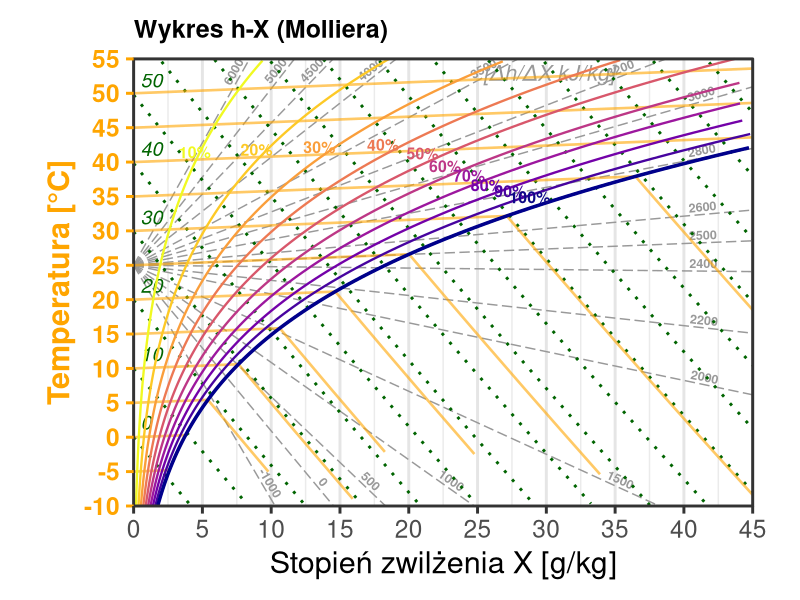
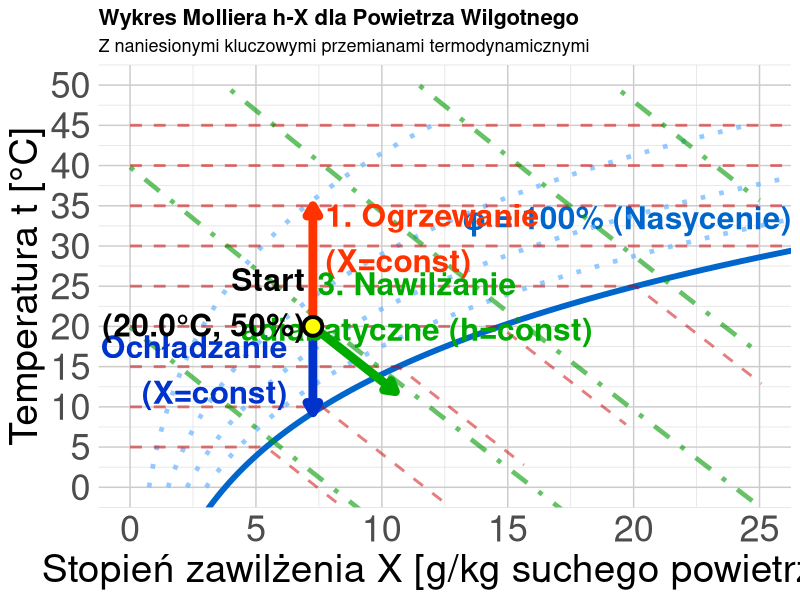
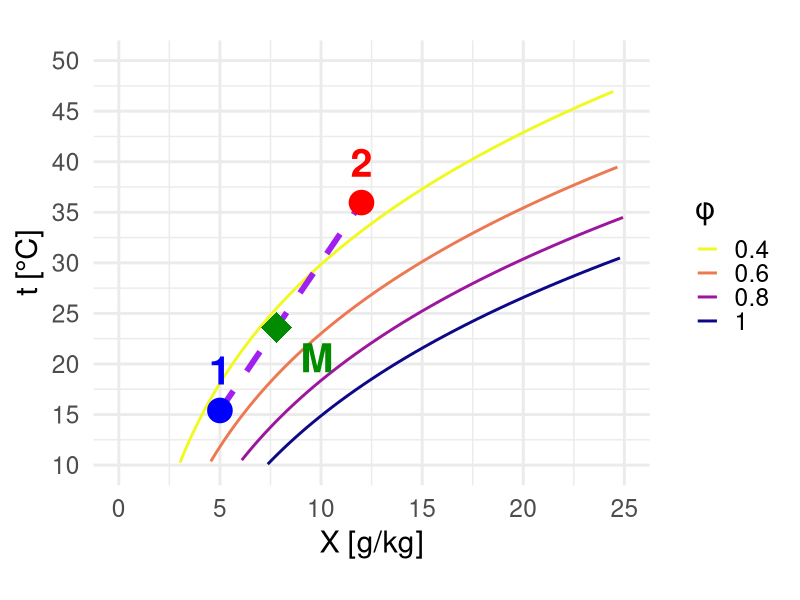
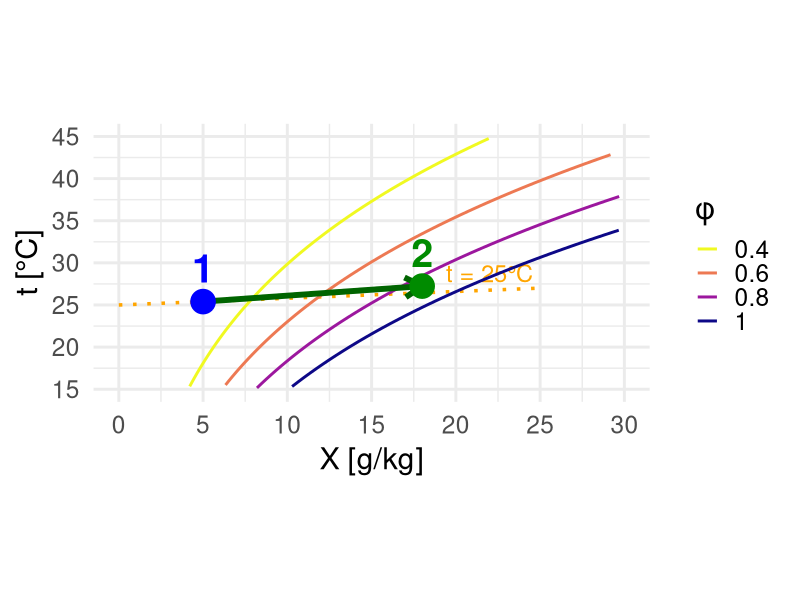
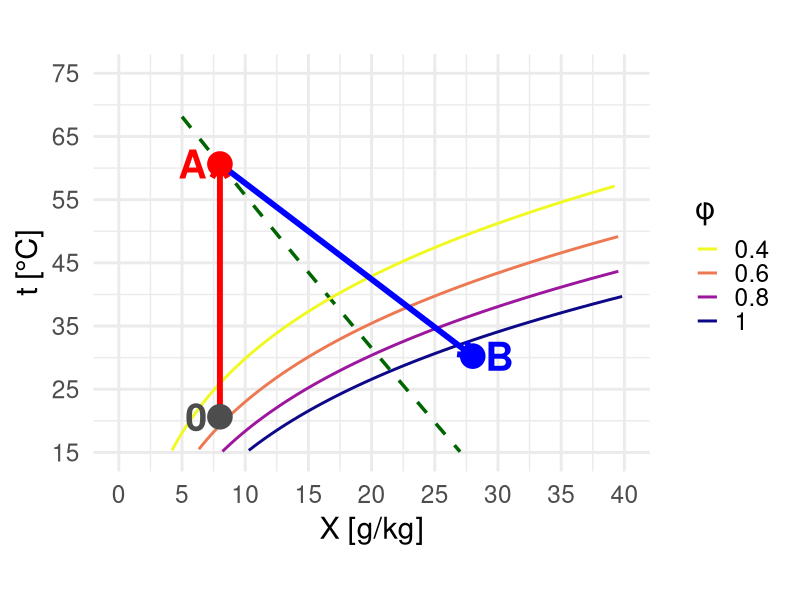
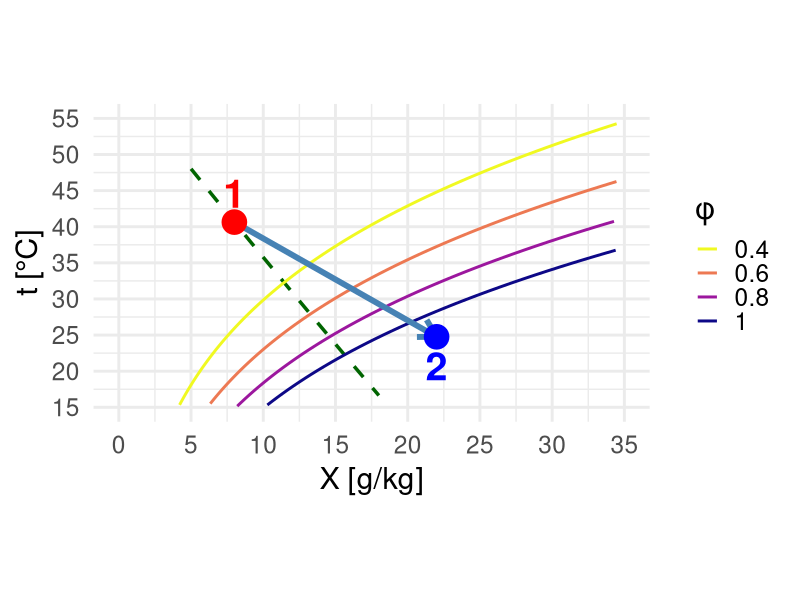

These charts were generated, in order, by the following R code:
## ---- chunk 1
#| echo: false
#| warning: false
#| message: false
library(ggplot2)
theme_set(theme_minimal(base_size = 18))
## ---- chunk 2
#| label: ix-diagram-all
#| echo: false
#| fig-align: center
#| fig-width: 14        # Duża szerokość "źródłowa" (w calach)
#| fig-height: 8        # Duża wysokość "źródłowa"
#| out-width: "100%"    # Rozciągnij do granic kontenera

library(ggplot2)
library(dplyr)

# --- 1. KONFIGURACJA I STAŁE ---
CONSTANTS <- list(
    p_atm = 1013.25,
    cp_dry = 1.005,
    cp_vap = 1.86,
    r_0 = 2501.0
)

# --- 2. FUNKCJE FIZYCZNE ---
get_psat <- function(t) {
    6.112 * exp((17.62 * t) / (243.12 + t))
}

get_x_from_rh <- function(t, rh, p = CONSTANTS$p_atm) {
    ps <- get_psat(t)
    pv <- rh * ps
    if (any(pv >= p)) {
        return(NA)
    }
    0.622 * pv / (p - pv)
}

get_t_from_h_x <- function(h, x_kg) {
    (h - x_kg * CONSTANTS$r_0) / (CONSTANTS$cp_dry + x_kg * CONSTANTS$cp_vap)
}

# --- 3. PRZYGOTOWANIE DANYCH ---
generate_mollier_data <- function() {
    x_max_g <- 45
    t_min <- -10
    t_max <- 55 # Górna granica wykresu

    # Stała transformacji wizualnej (wznios izoterm)
    vis_slope_val <- 0.08

    # Funkcja pomocnicza do transformacji
    transform_t <- function(t, x_g) {
        t + vis_slope_val * x_g
    }

    # A. Krzywe wilgotności (RH)
    t_seq <- seq(t_min, t_max, by = 0.5)
    # Zwiększamy zakres t_seq, bo przy transformacji t maleje w dół? Nie, t rośnie.
    # Musimy uważać na zakresy

    rh_levels <- c(0.1, 0.2, 0.3, 0.4, 0.5, 0.6, 0.7, 0.8, 0.9, 1.0)

    df_rh <- expand.grid(t = t_seq, rh = rh_levels) %>%
        mutate(
            x_kg = get_x_from_rh(t, rh),
            x_g = x_kg * 1000,
            # Aplikujemy transformację wizualną do t
            t_vis = transform_t(t, x_g)
        ) %>%
        filter(!is.na(x_kg), x_g <= x_max_g) %>%
        # Nadpisujemy t, żeby ggplot używał t_vis, ale zachowujemy t_real
        mutate(t_real = t, t = t_vis) # Teraz t to t_vis

    # B. Linie Entalpii (Izentalpy)
    h_levels <- seq(0, 160, by = 10)
    x_seq_h <- seq(0, x_max_g, length.out = 200)

    df_h <- expand.grid(h_val = h_levels, x_g = x_seq_h) %>%
        mutate(
            x_kg = x_g / 1000,
            t_phys = get_t_from_h_x(h_val, x_kg),
            t = transform_t(t_phys, x_g) # t wizualne
        ) %>%
        filter(t >= t_min, t <= t_max + 10) # Szerszy zakres filtra

    # C. Przygotowanie etykiet entalpii
    h_labels <- df_h %>%
        group_by(h_val) %>%
        filter(x_g == max(x_g) | t == max(t)) %>%
        slice(1) %>%
        mutate(
            label_pos = ifelse(t >= t_max - 1, "top", "right")
        )

    # D. Izotermy (z załamaniem w punkcie nasycenia)
    t_iso_levels <- seq(-10, 55, by = 5)
    df_iso_list <- lapply(t_iso_levels, function(temp) {
        # 1. Punkt nasycenia
        x_sat_kg <- get_x_from_rh(temp, 1.0)
        # Jeśli NA (poza wykresem), to cała linia jest w obszarze pary przegrzanej lub mgły (teoretycznie)
        if (is.na(x_sat_kg)) x_sat_kg <- 100 # Duża wartość
        x_sat_g <- x_sat_kg * 1000

        # Segment 1: Przegrzana (lekko wznosząca się - cecha wykresu ukośnokątnego)
        s1_x_max <- min(x_sat_g, x_max_g)
        x_vals_s1 <- seq(0, s1_x_max, length.out = 10)

        # Tutaj t = temp + slope * x (transformacja)
        seg1 <- data.frame(
            x_g = x_vals_s1,
            t = transform_t(temp, x_vals_s1),
            group = paste0("t", temp, "_dry")
        )

        # Jeśli saturacja jest poza wykresem, zwracamy tylko segment 1
        if (x_sat_g >= x_max_g) {
            return(seg1)
        }

        # Segment 2: Mgła (spadek wzdłuż izentalpy)
        # Punkt Nasycenia (fizyczny) -> t = temp, x = x_sat_g
        # Punkt Nasycenia (wizualny) -> t_vis = temp + slope * x_sat_g
        # To jest ZAPEWNIONE przez transform_t(temp, x_vals_s1) na końcu s1.

        # Fizyczna entalpia w punkcie nasycenia
        h_sat <- CONSTANTS$cp_dry * temp + x_sat_kg * (CONSTANTS$r_0 + CONSTANTS$cp_vap * temp)

        # Zakres x we mgle
        x_fog_g <- seq(x_sat_g, x_max_g, length.out = 10)
        x_fog_kg <- x_fog_g / 1000

        # Fizyczna temperatura we mgle (dla h_vis = const)
        t_fog_phys <- (h_sat - x_fog_kg * CONSTANTS$r_0) / (CONSTANTS$cp_dry + x_fog_kg * CONSTANTS$cp_vap)

        # Wizualna temperatura we mgle (transformowana!)
        t_fog_vis <- transform_t(t_fog_phys, x_fog_g)

        seg2 <- data.frame(
            x_g = x_fog_g,
            t = t_fog_vis,
            group = paste0("t", temp, "_fog")
        )

        rbind(seg1, seg2)
    })
    df_iso <- do.call(rbind, df_iso_list)

    # E. Pęk Linii (Wykres tła - skala h_w) - "Biegun" w (0, 25 st. C)
    # Epsilon = (dh/dx) ~ cp * dt/dx + r0
    # Slope dt/dx_kg = (Epsilon - r0) / cp

    pole_x <- 0
    pole_y <- 25 # Przesunięty biegun

    # Lista wartości ze skrajnymi zakresami
    eps_values <- sort(unique(c(
        -1000, # Chłodzenie z osuszaniem
        seq(0, 1500, 500),
        seq(2000, 3200, 200),
        2500,
        seq(3500, 5000, 500),
        6000 # Czyste ogrzewanie
    )))

    fan_list <- lapply(eps_values, function(eps) {
        # Nachylenie fizyczne
        slope_phys_kg <- (eps - CONSTANTS$r_0) / CONSTANTS$cp_dry
        
        # Nachylenie wizualne (uwzględnia skrzywienie wykresu)
        # slope_vis = slope_phys + vis_slope
        # vis_slope_val jest w [deg/g], wiec *1000 aby miec [deg/kg]
        slope_vis_kg <- slope_phys_kg + vis_slope_val * 1000
        
        # Równanie linii wizualnej: y_vis = pole_y + slope_vis_kg * x_kg
        # gdzie x_kg in [0, 0.045], y_vis in [-10, 55]
        
        x1 <- 0; y1 <- 0; side <- "none"
        
        # 1. Sprawdzamy prawą ścianę (x_max)
        x_right_kg <- x_max_g / 1000
        y_at_right <- pole_y + slope_vis_kg * x_right_kg
        
        if (y_at_right <= t_max && y_at_right >= t_min) {
            # Trafia w prawą krawędź wizualną
            x1 <- x_max_g
            y1 <- y_at_right
            side <- "right"
        } else {
            # 2. Trafia w górę lub dół
            if (slope_vis_kg > 0) {
                 # Góra (y_vis = 55)
                 x_top_kg <- (t_max - pole_y) / slope_vis_kg
                 x1 <- x_top_kg * 1000
                 y1 <- t_max
                 side <- "top"
            } else {
                 # Dół (y_vis = -10)
                 x_bot_kg <- (t_min - pole_y) / slope_vis_kg
                 x1 <- x_bot_kg * 1000
                 y1 <- t_min
                 side <- "bottom"
            }
        }
        
        # Zabezpieczenie zakresów
        if (x1 > x_max_g) x1 <- x_max_g 
        if (x1 < 0) x1 <- 0
        
        # Kąt rotacji (bazujemy na wizualnym nachyleniu)
        # Vis slope na wykresie (jednostki osi: 1 st C / 1 g)
        # slope_vis_kg to [deg/kg]. slope_vis_g = slope_vis_kg / 1000
        vis_slope_plot <- slope_vis_kg / 1000
        
        # Uwzględniamy coord_fixed(ratio = 0.5)
        angle <- atan(0.5 * vis_slope_plot) * 180 / pi
        
        # Pozycjonowanie etykiety
        factor <- 0.92
        lab_x <- pole_x + (x1 - pole_x) * factor
        lab_y <- pole_y + (y1 - pole_y) * factor
        
        data.frame(x0=pole_x, y0=pole_y, x1=x1, y1=y1, eps=eps, side=side, lab_x=lab_x, lab_y=lab_y, angle=angle)
    })
    df_fan <- do.call(rbind, fan_list)

    list(rh = df_rh, h_lines = df_h, h_labels = h_labels, isotherms = df_iso, fan = df_fan)
}

data <- generate_mollier_data()

# --- 4. RYSOWANIE ---

p <- ggplot() +

    # 0. TŁO - PĘK LINII (Skala Randa) dla epsilon
    geom_segment(
        data = data$fan,
        aes(x = x0, y = y0, xend = x1, yend = y1),
        color = "gray60", size = 0.5, linetype = "longdash"
    ) +
    geom_text(
        data = data$fan,
        aes(x = lab_x, y = lab_y, label = eps, angle = angle),
        hjust = 0.5, vjust = -0.3,
        size = 3.2, color = "gray60", fontface = "bold"
    ) +
    # Opis jednostki skali Randa
    annotate("text", x = 35, y = 53, label = "[\u0394h/\u0394X kJ/kg]", color = "gray60", size = 5.5, fontface = "italic", hjust = 1) +

    # 1. LINIE ENTALPII
    geom_line(
        data = data$h_lines, aes(x = x_g, y = t, group = h_val),
        color = "darkgreen", size = 1, linetype = "dotted"
    ) +

    # Etykiety Entalpii (Inteligentne pozycjonowanie)
    geom_text(
        data = data$h_labels,
        aes(x = x_g, y = t, label = h_val, hjust = ifelse(label_pos == "top", 0.5, 0)),
        vjust = -0.5,
        nudge_x = 0.5,
        size = 5, color = "darkgreen", fontface = "italic"
    ) +

    # 2. IZOTERMY (Custom Grid)
    geom_line(
        data = data$isotherms,
        aes(x = x_g, y = t, group = group),
        color = "orange", size = 0.9, linetype = "solid", alpha = 0.6
    ) +

    # 3. KRZYWE WILGOTNOŚCI
    geom_line(
        data = data$rh, aes(x = x_g, y = t, group = rh, color = factor(rh)),
        size = 0.8
    ) +
    geom_line(
        data = data$rh %>% filter(rh == 1.0),
        aes(x = x_g, y = t), color = "darkblue", size = 1.2
    ) +

    # Etykiety RH (ZMNIEJSZONE do 4, Kolor dopasowany do linii)
    geom_text(
        data = data$rh %>% filter(t > 25) %>% group_by(rh) %>% slice(round(n() / 2)),
        aes(x = x_g, y = t, label = paste0(rh * 100, "%"), color = factor(rh)),
        size = 4, fontface = "bold", vjust = -0.4,
        show.legend = FALSE
    ) +
    # 4. STYL I KOLORY
    scale_color_viridis_d(option = "C", direction = -1) +
    scale_x_continuous(expand = c(0, 0), limits = c(0, 45), breaks = seq(0, 45, 5)) +
    scale_y_continuous(expand = c(0, 0), limits = c(-10, 55), breaks = seq(-10, 55, 5)) +
    labs(
        title = "Wykres h-X (Molliera)",
        subtitle = NULL, # Usunąłem podtytuł, by zyskać miejsce
        x = "Stopień zwilżenia X [g/kg]",
        y = "Temperatura [°C]"
    ) +
    theme_bw(base_size = 22) + # Duża czcionka bazowa

    theme(
        # Marginesy: Góra, Prawa, Dół, Lewa (Zmniejszone, bo etykiety są wewnątrz)
        plot.margin = margin(t = 0.5, r = 0.5, b = 0.5, l = 0.5, "cm"),

        # Izotermy (Custom) i Oś Y (Pomarańczowe)
        panel.grid.major.y = element_blank(), # Wyłączamy standardową siatkę Y, bo mamy własne izotermy
        panel.grid.minor.y = element_blank(),
        panel.grid.major.x = element_line(color = "gray90"),
        axis.text.y = element_text(color = "orange", face = "bold"),
        axis.title.y = element_text(color = "orange", face = "bold"),
        axis.ticks.y = element_line(color = "orange"),

        # Tytuł
        plot.title = element_text(size = 18, face = "bold"),
        legend.position = "none"
    ) +

    # Clip = "off" pozwala pisać po marginesach
    coord_fixed(ratio = 0.5, clip = "off")

print(p)
## ---- chunk 3
#| label: ix-diagram-advanced
#| echo: false
#| fig-align: center
#| fig-width: 14        # Duża szerokość "źródłowa" (w calach)
#| fig-height: 8        # Duża wysokość "źródłowa"
#| out-width: "100%"    # Rozciągnij do granic kontenera

library(ggplot2)

# ===== FUNKCJE POMOCNICZE (fizyka powietrza wilgotnego) =====

# Ciśnienie nasycenia pary wodnej (Magnus formula)
p_sat <- function(t) {
    # t w °C, wynik w kPa
    0.61121 * exp((18.678 - t / 234.5) * (t / (257.14 + t)))
}

# Stopień zawilżenia dla danej temp i wilgotności względnej
x_calc <- function(t, phi, p_atm = 101.325) {
    # phi w %, p_atm w kPa
    p_p <- (phi / 100) * p_sat(t)
    622 * p_p / (p_atm - p_p) # g/kg
}

# Entalpia właściwa [kJ/kg] (h = cp*t + x*(r0 + cpv*t))
h_calc <- function(t, x) {
    1.005 * t + (x / 1000) * (2501 + 1.86 * t)
}

# ===== GENEROWANIE SIATKI WYKRESU =====

# Krzywa nasycenia (phi = 100%)
t_range <- seq(-5, 50, 0.5)
x_sat <- sapply(t_range, function(t) x_calc(t, 100))
df_sat <- data.frame(t = t_range, x = x_sat)
df_sat <- df_sat[df_sat$x < 30, ]

# Linie stałej wilgotności względnej (phi = const)
phi_levels <- c(20, 40, 60, 80)
df_phi <- do.call(rbind, lapply(phi_levels, function(phi) {
    t_vals <- seq(0, 45, 1)
    x_vals <- sapply(t_vals, function(t) x_calc(t, phi))
    data.frame(t = t_vals, x = x_vals, phi = phi)
}))
df_phi <- df_phi[df_phi$x < 30 & df_phi$x > 0, ]

# Izotermy (t = const) - z załamaniem na linii saturacji
temp_levels <- seq(5, 45, 5)
df_iso_t <- do.call(rbind, lapply(temp_levels, function(temp) {
    # Punkt saturacji dla danej temperatury
    x_sat <- x_calc(temp, 100)

    # Segment 1: Obszar pary przegrzanej (poziomy, od x=0 do x_sat)
    segment1 <- data.frame(
        t = temp,
        x = seq(0, x_sat, length.out = 30),
        temp_label = temp,
        segment = "przegrzana"
    )

    # Segment 2: Obszar mgły (izotermy równoległe do izentalp)
    # W obszarze mgły na wykresie h-X izotermy biegną niemal równolegle do izentalp.
    # Obliczamy "entalpię nasycenia" w punkcie załamania, używając tych samych współczynników co przy rysowaniu izentalp.
    h_sat_approx <- 1.005 * temp + x_sat * (2.5 + 0.00186 * temp)

    x_max_fog <- min(x_sat + 5, 30) # Zasięg we mgle
    x_fog <- seq(x_sat, x_max_fog, length.out = 20)

    # Wyznaczamy przebieg temperatury dla stałej entalpii (pseudo-izoterma we mgle)
    t_fog <- (h_sat_approx - 2.5 * x_fog) / (1.005 + 0.00186 * x_fog)

    segment2 <- data.frame(
        t = t_fog,
        x = x_fog,
        temp_label = temp,
        segment = "mgla"
    )

    rbind(segment1, segment2)
}))

# Izentalpy (h = const)
h_levels <- seq(20, 100, 20)
df_isenth <- do.call(rbind, lapply(h_levels, function(h_val) {
    # Dla danej entalpii h, mamy: t = (h - 2.5*x) / (1 + 0.00186*x) (przybliżenie)
    x_vals <- seq(0, 25, 0.5)
    t_vals <- (h_val - 2.5 * x_vals) / (1.005 + 0.00186 * x_vals)
    df_temp <- data.frame(t = t_vals, x = x_vals, h = h_val)
    # Ogranicz do obszaru fizycznego
    df_temp <- df_temp[df_temp$t >= -10 & df_temp$t <= 50 & df_temp$x >= 0 & df_temp$x <= 25, ]
    df_temp
}))

# ===== PRZEMIANY CHARAKTERYSTYCZNE =====

# Punkt początkowy: t0=20°C, phi0=50%
t0 <- 20
phi0 <- 50
x0 <- x_calc(t0, phi0)
h0 <- h_calc(t0, x0)

# 1. OGRZEWANIE (X=const, w górę)
t1_heat <- 35 # Ogrzanie do 35°C
x1_heat <- x0 # X stałe!
h1_heat <- h_calc(t1_heat, x1_heat)
heating <- data.frame(
    t = seq(t0, t1_heat, length.out = 20),
    x = x0
)

# 2. OCHŁADZANIE (X=const, w dół do punktu rosy)
# Punkt rosy: temp przy której phi=100% dla danego X
t_dew <- uniroot(function(t) x_calc(t, 100) - x0, interval = c(-10, t0))$root
cooling <- data.frame(
    t = seq(t0, t_dew, length.out = 20),
    x = x0
)

# 3. NAWILŻANIE ADIABATYCZNE (h=const, ukośnie w dół-prawo)
# Dla h=const: nawilżamy wodą, temp spada, x rośnie
x_humid_max <- min(x0 + 6, x_calc(15, 99)) # Kończymy przy niższej temp
df_humid_temp <- data.frame(x = seq(x0, x_humid_max, length.out = 30))
df_humid_temp$t <- (h0 - 2.5 * df_humid_temp$x) / (1.005 + 0.00186 * df_humid_temp$x)
humidification <- df_humid_temp[df_humid_temp$t >= 10, ]

# ===== WYKRES =====
ggplot() +
    # Krzywa nasycenia
    geom_line(data = df_sat, aes(x = x, y = t), color = "#0066cc", linewidth = 2) +
    annotate("text",
        x = max(df_sat$x) - 10, y = max(df_sat$t) + 2,
        label = "φ = 100% (Nasycenie)", color = "#0066cc", fontface = "bold", size = 8
    ) +

    # Linie stałej wilgotności względnej
    geom_line(
        data = df_phi, aes(x = x, y = t, group = phi),
        color = "#66b3ff", linetype = "dotted", linewidth = 1.6, alpha = 0.7
    ) +

    # Izotermy
    geom_line(
        data = df_iso_t, aes(x = x, y = t, group = temp_label),
        color = "#cc0000", linetype = "dashed", linewidth = 1.0, alpha = 0.5
    ) +

    # Izentalpy
    geom_line(
        data = df_isenth, aes(x = x, y = t, group = h),
        color = "#009900", linetype = "dotdash", linewidth = 1.6, alpha = 0.6
    ) +

    # === PRZEMIANY ===

    # Ogrzewanie (czerwona strzałka w górę)
    geom_path(
        data = heating, aes(x = x, y = t),
        color = "#ff3300", linewidth = 3, arrow = arrow(length = unit(0.3, "cm"), type = "closed")
    ) +
    annotate("text",
        x = x0 + .5, y = (t0 + t1_heat * 1.2) / 2,
        label = "1. Ogrzewanie\n(X=const)", color = "#ff3300", fontface = "bold", size = 8, hjust = 0
    ) +

    # Ochładzanie (niebieska strzałka w dół)
    geom_path(
        data = cooling, aes(x = x, y = t),
        color = "#0033cc", linewidth = 3, arrow = arrow(length = unit(0.3, "cm"), type = "closed")
    ) +
    annotate("text",
        x = x0 - 1, y = (t0 + t_dew) / 2,
        label = "2. Ochładzanie\n(X=const)", color = "#0033cc", fontface = "bold", size = 8, hjust = 1
    ) +

    # Nawilżanie adiabatyczne (zielona strzałka ukośna)
    geom_path(
        data = humidification, aes(x = x, y = t),
        color = "#00aa00", linewidth = 3, arrow = arrow(length = unit(0.3, "cm"), type = "closed")
    ) +
    annotate("text",
        x = (x0 + x_humid_max + 1) / 2 + 2, y = humidification$t[10] + 5,
        label = "3. Nawilżanie\nadiabatyczne (h=const)", color = "#00aa00", fontface = "bold", size = 8
    ) +

    # Punkt początkowy
    geom_point(aes(x = x0, y = t0), size = 5, color = "black", shape = 21, fill = "yellow", stroke = 2) +
    annotate("text",
        x = x0 - .3, y = t0 + 3, label = sprintf("Start\n(%.1f°C, %.0f%%)", t0, phi0),
        fontface = "bold", size = 8, hjust = 1
    ) +

    # Opisy
    labs(
        title = "Wykres Molliera h-X dla Powietrza Wilgotnego",
        subtitle = "Z naniesionymi kluczowymi przemianami termodynamicznymi",
        x = "Stopień zawilżenia X [g/kg suchego powietrza]",
        y = "Temperatura t [°C]"
    ) +
    theme_minimal(base_size = 13) +
    theme(
        plot.title = element_text(face = "bold", size = 16),
        axis.text = element_text(size = 26), # 2x większe etykiety osi (było 13)
        axis.title = element_text(size = 28), # 2x większe tytuły osi
        panel.grid.minor = element_line(color = "gray90", linewidth = 0.3),
        panel.grid.major = element_line(color = "gray80", linewidth = 0.5)
    ) +
    coord_cartesian(xlim = c(0, 25), ylim = c(0, 50)) +
    scale_x_continuous(breaks = seq(0, 25, 5)) +
    scale_y_continuous(breaks = seq(0, 50, 5))
## ---- chunk 4
#| label: mix-two-streams
#| echo: false
#| fig-width: 9
#| fig-height: 7
#| fig-align: center

# Stałe i funkcje
vis_slope <- 0.08
transform_vis <- function(t, x) t + vis_slope * x

# Punkty stanu
p1 <- list(x = 5, t = 15)
p2 <- list(x = 12, t = 35)
r <- 0.6
pM <- list(x = r*p1$x + (1-r)*p2$x, t = r*p1$t + (1-r)*p2$t)

p1v <- list(x = p1$x, t = transform_vis(p1$t, p1$x))
p2v <- list(x = p2$x, t = transform_vis(p2$t, p2$x))
pMv <- list(x = pM$x, t = transform_vis(pM$t, pM$x))

# Krzywe RH
rh_levels <- c(0.4, 0.6, 0.8, 1.0)
t_seq <- seq(5, 45, by = 0.5)
df_rh <- do.call(rbind, lapply(rh_levels, function(rh) {
    x_kg <- sapply(t_seq, function(t) get_x_from_rh(t, rh))
    data.frame(t = t_seq, x_g = x_kg * 1000, rh = rh) %>% 
        filter(!is.na(x_g), x_g <= 25) %>%
        mutate(t_vis = transform_vis(t, x_g))
}))

ggplot() +
    # Krzywe RH
    geom_line(data = df_rh, aes(x = x_g, y = t_vis, group = rh, color = factor(rh)), size = 1) +
    scale_color_viridis_d(option = "C", direction = -1, name = "φ") +
    # Linia mieszania
    geom_segment(aes(x = p1v$x, y = p1v$t, xend = p2v$x, yend = p2v$t),
                 color = "purple", size = 2, linetype = "dashed") +
    # Punkty
    geom_point(aes(x = p1v$x, y = p1v$t), color = "blue", size = 8) +
    geom_point(aes(x = p2v$x, y = p2v$t), color = "red", size = 8) +
    geom_point(aes(x = pMv$x, y = pMv$t), color = "green4", size = 10, shape = 18) +
    # Etykiety
    annotate("text", x = p1v$x, y = p1v$t + 4, label = "1", color = "blue", size = 10, fontface = "bold") +
    annotate("text", x = p2v$x, y = p2v$t + 4, label = "2", color = "red", size = 10, fontface = "bold") +
    annotate("text", x = pMv$x + 2, y = pMv$t - 3, label = "M", color = "green4", size = 10, fontface = "bold") +
    # Osie
    scale_x_continuous(limits = c(0, 25), breaks = seq(0, 25, 5)) +
    scale_y_continuous(limits = c(10, 50), breaks = seq(10, 50, 5)) +
    labs(x = "X [g/kg]", y = "t [°C]") +
    theme_minimal(base_size = 22) +
    theme(legend.position = "right") +
    coord_fixed(ratio = 0.5)
## ---- chunk 5
#| label: steam-humidification
#| echo: false
#| fig-width: 9
#| fig-height: 5
#| fig-align: center
#| out-width: "95%"

# Stan początkowy i końcowy
p1 <- list(x = 5, t = 25)
p2 <- list(x = 18, t = 25.8)

p1v <- list(x = p1$x, t = transform_vis(p1$t, p1$x))
p2v <- list(x = p2$x, t = transform_vis(p2$t, p2$x))

# Krzywe RH
rh_levels <- c(0.4, 0.6, 0.8, 1.0)
t_seq <- seq(10, 45, by = 0.5)
df_rh <- do.call(rbind, lapply(rh_levels, function(rh) {
    x_kg <- sapply(t_seq, function(t) get_x_from_rh(t, rh))
    data.frame(t = t_seq, x_g = x_kg * 1000, rh = rh) %>% 
        filter(!is.na(x_g), x_g <= 30) %>%
        mutate(t_vis = transform_vis(t, x_g))
}))

# Izoterma t=25
iso_t <- 25
iso_x <- seq(0, 25, by = 1)
df_iso <- data.frame(x_g = iso_x, t_vis = transform_vis(iso_t, iso_x))

ggplot() +
    # Izoterma
    geom_line(data = df_iso, aes(x = x_g, y = t_vis), color = "orange", size = 1.2, linetype = "dotted") +
    annotate("text", x = 22, y = transform_vis(iso_t, 22) + 2, label = "t = 25°C", color = "orange", size = 6) +
    # Krzywe RH
    geom_line(data = df_rh, aes(x = x_g, y = t_vis, group = rh, color = factor(rh)), size = 1) +
    scale_color_viridis_d(option = "C", direction = -1, name = "φ") +
    # Strzałka przemiany
    geom_segment(aes(x = p1v$x, y = p1v$t, xend = p2v$x, yend = p2v$t),
                 arrow = arrow(length = unit(0.5, "cm")),
                 color = "darkgreen", size = 2) +
    # Punkty
    geom_point(aes(x = p1v$x, y = p1v$t), color = "blue", size = 8) +
    geom_point(aes(x = p2v$x, y = p2v$t), color = "green4", size = 8) +
    # Etykiety
    annotate("text", x = p1v$x, y = p1v$t + 4, label = "1", color = "blue", size = 10, fontface = "bold") +
    annotate("text", x = p2v$x, y = p2v$t + 4, label = "2", color = "green4", size = 10, fontface = "bold") +
    # Osie
    scale_x_continuous(limits = c(0, 30), breaks = seq(0, 30, 5)) +
    scale_y_continuous(limits = c(15, 45), breaks = seq(15, 45, 5)) +
    labs(x = "X [g/kg]", y = "t [°C]") +
    theme_minimal(base_size = 22) +
    theme(legend.position = "right") +
    coord_fixed(ratio = 0.5)
## ---- chunk 6
#| label: drying-cycle
#| echo: false
#| fig-width: 9
#| fig-height: 5
#| fig-align: center

# Stany
p0 <- list(x = 8, t = 20)
pA <- list(x = 8, t = 60)
pB <- list(x = 28, t = 28)

p0v <- list(x = p0$x, t = transform_vis(p0$t, p0$x))
pAv <- list(x = pA$x, t = transform_vis(pA$t, pA$x))
pBv <- list(x = pB$x, t = transform_vis(pB$t, pB$x))

# Krzywe RH
rh_levels <- c(0.4, 0.6, 0.8, 1.0)
t_seq <- seq(10, 70, by = 0.5)
df_rh <- do.call(rbind, lapply(rh_levels, function(rh) {
    x_kg <- sapply(t_seq, function(t) get_x_from_rh(t, rh))
    data.frame(t = t_seq, x_g = x_kg * 1000, rh = rh) %>% 
        filter(!is.na(x_g), x_g <= 40) %>%
        mutate(t_vis = transform_vis(t, x_g))
}))

# Izentalpa przez punkt A (h = const)
h_A <- CONSTANTS$cp_dry * pA$t + (pA$x/1000) * (CONSTANTS$r_0 + CONSTANTS$cp_vap * pA$t)
iso_x <- seq(5, 35, by = 1)
iso_t_phys <- (h_A - (iso_x/1000) * CONSTANTS$r_0) / (CONSTANTS$cp_dry + (iso_x/1000) * CONSTANTS$cp_vap)
df_isoH <- data.frame(x_g = iso_x, t_vis = transform_vis(iso_t_phys, iso_x))

ggplot() +
    # Izentalpa
    geom_line(data = df_isoH, aes(x = x_g, y = t_vis), color = "darkgreen", size = 1.2, linetype = "dashed") +
    annotate("text", x = 32, y = df_isoH$t_vis[nrow(df_isoH)] + 2, label = "h = const", color = "darkgreen", size = 6) +
    # Krzywe RH
    geom_line(data = df_rh, aes(x = x_g, y = t_vis, group = rh, color = factor(rh)), size = 1) +
    scale_color_viridis_d(option = "C", direction = -1, name = "φ") +
    # Etap A
    geom_segment(aes(x = p0v$x, y = p0v$t, xend = pAv$x, yend = pAv$t),
                 arrow = arrow(length = unit(0.4, "cm")), color = "red", size = 2) +
    # Etap B
    geom_segment(aes(x = pAv$x, y = pAv$t, xend = pBv$x, yend = pBv$t),
                 arrow = arrow(length = unit(0.4, "cm")), color = "blue", size = 2) +
    # Punkty
    geom_point(aes(x = p0v$x, y = p0v$t), color = "gray30", size = 8) +
    geom_point(aes(x = pAv$x, y = pAv$t), color = "red", size = 8) +
    geom_point(aes(x = pBv$x, y = pBv$t), color = "blue", size = 8) +
    # Etykiety
    annotate("text", x = p0v$x - 1, y = p0v$t, label = "0", color = "gray30", size = 10, fontface = "bold", hjust = 1) +
    annotate("text", x = pAv$x - 1, y = pAv$t, label = "A", color = "red", size = 10, fontface = "bold", hjust = 1) +
    annotate("text", x = pBv$x + 1, y = pBv$t, label = "B", color = "blue", size = 10, fontface = "bold", hjust = 0) +
    # Osie
    scale_x_continuous(limits = c(0, 40), breaks = seq(0, 40, 5)) +
    scale_y_continuous(limits = c(15, 75), breaks = seq(15, 75, 10)) +
    labs(x = "X [g/kg]", y = "t [°C]") +
    theme_minimal(base_size = 22) +
    theme(legend.position = "right") +
    coord_fixed(ratio = 0.5)
## ---- chunk 7
#| label: adiabatic-humidification
#| echo: false
#| fig-width: 9
#| fig-height: 6
#| fig-align: center

# Stany
p1 <- list(x = 8, t = 40)
p2 <- list(x = 22, t = 23)

p1v <- list(x = p1$x, t = transform_vis(p1$t, p1$x))
p2v <- list(x = p2$x, t = transform_vis(p2$t, p2$x))

# Krzywe RH
rh_levels <- c(0.4, 0.6, 0.8, 1.0)
t_seq <- seq(10, 55, by = 0.5)
df_rh <- do.call(rbind, lapply(rh_levels, function(rh) {
    x_kg <- sapply(t_seq, function(t) get_x_from_rh(t, rh))
    data.frame(t = t_seq, x_g = x_kg * 1000, rh = rh) %>%
        filter(!is.na(x_g), x_g <= 35) %>%
        mutate(t_vis = transform_vis(t, x_g))
}))

# Izentalpa przez punkt 1
h_1 <- CONSTANTS$cp_dry * p1$t + (p1$x / 1000) * (CONSTANTS$r_0 + CONSTANTS$cp_vap * p1$t)
iso_x <- seq(5, 30, by = 1)
iso_t_phys <- (h_1 - (iso_x / 1000) * CONSTANTS$r_0) / (CONSTANTS$cp_dry + (iso_x / 1000) * CONSTANTS$cp_vap)
df_isoH <- data.frame(x_g = iso_x, t_vis = transform_vis(iso_t_phys, iso_x))

ggplot() +
    # Izentalpa
    geom_line(data = df_isoH, aes(x = x_g, y = t_vis), color = "darkgreen", size = 1.2, linetype = "dashed") +
    annotate("text", x = 27, y = df_isoH$t_vis[nrow(df_isoH)] + 2, label = "h = const", color = "darkgreen", size = 6) +
    # Krzywe RH
    geom_line(data = df_rh, aes(x = x_g, y = t_vis, group = rh, color = factor(rh)), size = 1) +
    scale_color_viridis_d(option = "C", direction = -1, name = "φ") +
    # Strzałka przemiany
    geom_segment(aes(x = p1v$x, y = p1v$t, xend = p2v$x, yend = p2v$t),
        arrow = arrow(length = unit(0.5, "cm")),
        color = "steelblue", size = 2
    ) +
    # Punkty
    geom_point(aes(x = p1v$x, y = p1v$t), color = "red", size = 8) +
    geom_point(aes(x = p2v$x, y = p2v$t), color = "blue", size = 8) +
    # Etykiety
    annotate("text", x = p1v$x, y = p1v$t + 4, label = "1", color = "red", size = 10, fontface = "bold") +
    annotate("text", x = p2v$x, y = p2v$t - 4, label = "2", color = "blue", size = 10, fontface = "bold") +
    # Osie
    scale_x_continuous(limits = c(0, 35), breaks = seq(0, 35, 5)) +
    scale_y_continuous(limits = c(15, 55), breaks = seq(15, 55, 5)) +
    labs(x = "X [g/kg]", y = "t [°C]") +
    theme_minimal(base_size = 22) +
    theme(legend.position = "right") +
    coord_fixed(ratio = 0.5)
